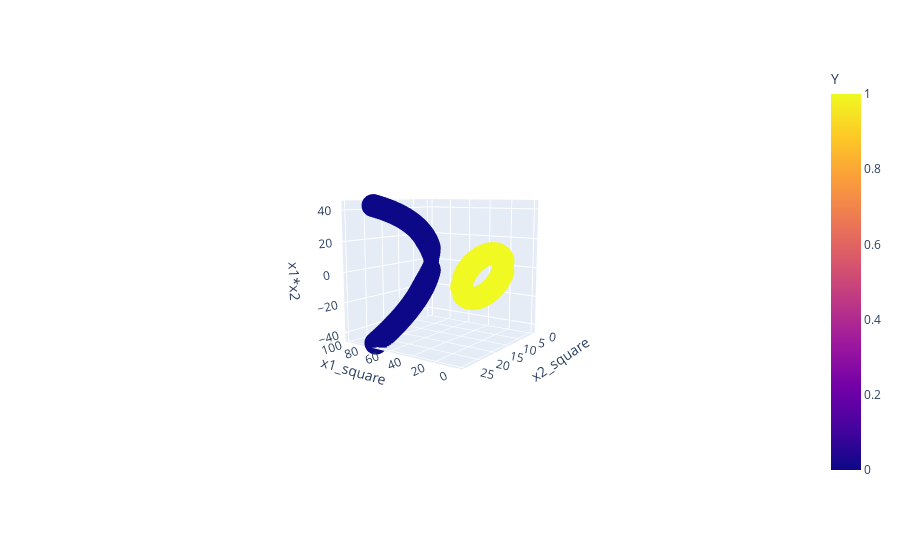

The notebook cell this image was saved under:
### Code cell
import plotly.express as px
fig = px.scatter_3d(df, x='x1_square', y='x2_square', z='x1*x2', color='Y')
fig.show()
plt.show()

### Figure 1 — Plotly figure (JSON) as saved in the notebook; plotly's stock layout.template omitted (floating-point values rounded to 4 significant figures; data arrays with more than 128 entries replaced by an {"elided": "..."} marker saying what was removed)
{"data": [{"hovertemplate": "x1_square=%{x}<br>x2_square=%{y}<br>x1*x2=%{z}<br>Y=%{marker.color}<extra></extra>", "legendgroup": "", "marker": {"color": {"elided": "400 int values"}, "coloraxis": "coloraxis", "symbol": "circle"}, "mode": "markers", "name": "", "scene": "scene", "showlegend": false, "type": "scatter3d", "x": {"elided": "400 float values"}, "y": {"elided": "400 float values"}, "z": {"elided": "400 float values"}}], "layout": {"autosize": true, "coloraxis": {"colorbar": {"title": {"text": "Y"}}, "colorscale": [[0, "#0d0887"], [0.1111, "#46039f"], [0.2222, "#7201a8"], [0.3333, "#9c179e"], [0.4444, "#bd3786"], [0.5556, "#d8576b"], [0.6667, "#ed7953"], [0.7778, "#fb9f3a"], [0.8889, "#fdca26"], [1, "#f0f921"]]}, "dragmode": "zoom", "legend": {"tracegroupgap": 0}, "margin": {"t": 60}, "scene": {"aspectmode": "auto", "aspectratio": {"x": 1, "y": 1, "z": 1}, "camera": {"center": {"x": 0, "y": 0, "z": 0}, "eye": {"x": -2.109, "y": 2.949, "z": 0.5563}, "projection": {"type": "perspective"}, "up": {"x": 0, "y": 0, "z": 1}}, "domain": {"x": [0, 1], "y": [0, 1]}, "dragmode": "turntable", "xaxis": {"title": {"text": "x1_square"}, "type": "linear"}, "yaxis": {"title": {"text": "x2_square"}, "type": "linear"}, "zaxis": {"title": {"text": "x1*x2"}, "type": "linear"}}}}
